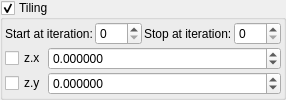
    <widget class="MyGroupBox" name="groupCheck_transf_function_enabledN_false">
     <property name="toolTip">
      <string>&lt;html&gt;&lt;head/&gt;&lt;body&gt;&lt;p&gt;bailout may need to be increased for this option&lt;/p&gt;&lt;/body&gt;&lt;/html&gt;</string>
     </property>
     <property name="title">
      <string>Tiling&amp;</string>
     </property>
     <property name="checkable">
      <bool>true</bool>
     </property>
     <layout class="QVBoxLayout" name="verticalLayout_19" stretch="0,0">
      <property name="spacing">
       <number>2</number>
      </property>
      <property name="leftMargin">
       <number>2</number>
      </property>
      <property name="topMargin">
       <number>2</number>
      </property>
      <property name="rightMargin">
       <number>2</number>
      </property>
      <property name="bottomMargin">
       <number>2</number>
      </property>
      <item>
       <layout class="QHBoxLayout" name="horizontalLayout_7" stretch="0,0,0,0">
        <property name="topMargin">
         <number>0</number>
        </property>
        <item>
         <widget class="QLabel" name="label_264">
          <property name="text">
           <string>Start at iteration:</string>
          </property>
         </widget>
        </item>
        <item>
         <widget class="MySpinBox" name="spinboxInt_transf_start_iterations_O">
          <property name="sizePolicy">
           <sizepolicy hsizetype="Minimum" vsizetype="Maximum">
            <horstretch>0</horstretch>
            <verstretch>0</verstretch>
           </sizepolicy>
          </property>
          <property name="maximum">
           <number>999</number>
          </property>
         </widget>
        </item>
        <item>
         <widget class="QLabel" name="label_275">
          <property name="text">
           <string>Stop at iteration:</string>
          </property>
         </widget>
        </item>
        <item>
         <widget class="MySpinBox" name="spinboxInt_transf_stop_iterations_O">
          <property name="sizePolicy">
           <sizepolicy hsizetype="Minimum" vsizetype="Maximum">
            <horstretch>0</horstretch>
            <verstretch>0</verstretch>
           </sizepolicy>
          </property>
          <property name="maximum">
           <number>999</number>
          </property>
         </widget>
        </item>
       </layout>
      </item>
      <item>
       <layout class="QGridLayout" name="gridLayout_22" columnstretch="0,1">
        <property name="spacing">
         <number>2</number>
        </property>
        <item row="2" column="1">
         <widget class="MyDoubleSpinBox" name="spinbox_transf_offsetA_2">
          <property name="sizePolicy">
           <sizepolicy hsizetype="Minimum" vsizetype="Maximum">
            <horstretch>0</horstretch>
            <verstretch>0</verstretch>
           </sizepolicy>
          </property>
          <property name="font">
           <font>
            <weight>50</weight>
            <bold>false</bold>
           </font>
          </property>
          <property name="prefix">
           <string/>
          </property>
          <property name="suffix">
           <string/>
          </property>
          <property name="decimals">
           <number>6</number>
          </property>
          <property name="minimum">
           <double>-99.989999999999995</double>
          </property>
          <property name="maximum">
           <double>99.989999999999995</double>
          </property>
          <property name="singleStep">
           <double>0.100000000000000</double>
          </property>
         </widget>
        </item>
        <item row="1" column="1">
         <widget class="MyDoubleSpinBox" name="spinbox_transf_offset_2">
          <property name="sizePolicy">
           <sizepolicy hsizetype="Minimum" vsizetype="Maximum">
            <horstretch>0</horstretch>
            <verstretch>0</verstretch>
           </sizepolicy>
          </property>
          <property name="font">
           <font>
            <weight>50</weight>
            <bold>false</bold>
           </font>
          </property>
          <property name="prefix">
           <string/>
          </property>
          <property name="suffix">
           <string/>
          </property>
          <property name="decimals">
           <number>6</number>
          </property>
          <property name="minimum">
           <double>-99.989999999999995</double>
          </property>
          <property name="maximum">
           <double>99.989999999999995</double>
          </property>
          <property name="singleStep">
           <double>0.100000000000000</double>
          </property>
         </widget>
        </item>
        <item row="1" column="0">
         <widget class="MyCheckBox" name="checkBox_transf_function_enabledAw_false">
          <property name="font">
           <font>
            <weight>50</weight>
            <bold>false</bold>
           </font>
          </property>
          <property name="text">
           <string>z.x</string>
          </property>
         </widget>
        </item>
        <item row="2" column="0">
         <widget class="MyCheckBox" name="checkBox_transf_function_enabledAw">
          <property name="font">
           <font>
            <weight>50</weight>
            <bold>false</bold>
           </font>
          </property>
          <property name="text">
           <string>z.y</string>
          </property>
         </widget>
        </item>
       </layout>
      </item>
     </layout>
    </widget>
